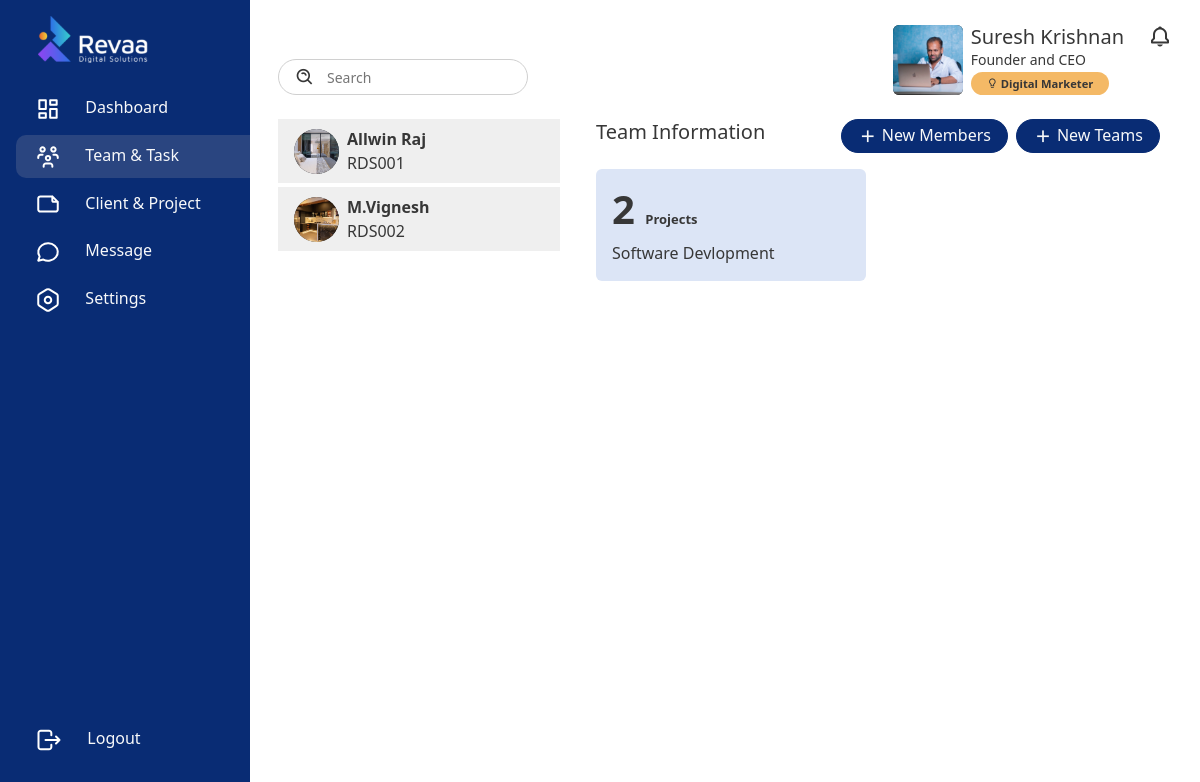
Page /teams/ (signed in) on the committed database.
### frontend/models.py (models this page shows, shortened)
class EmployeeDetail(models.Model):
    user = models.OneToOneField(User, on_delete=models.CASCADE)
    employee_id = models.CharField(max_length=10, unique=True, blank=True, null=True)
    name = models.CharField(max_length=255)
    mobile_number = models.CharField(max_length=15)
    address = models.TextField()
    date_of_birth = models.DateField()
    second_mobile_number = models.CharField(max_length=15, blank=True, null=True)
    aadhar_card_copy = models.FileField(upload_to='aadhar/', blank=True, null=True)
    pan_card_copy = models.FileField(upload_to='pan/', blank=True, null=True)
    college_mark_sheet = models.FileField(upload_to='college_marks/', blank=True, null=True)
    employee_photo = models.ImageField(upload_to='Profile', blank=True, null=True)
    twelfth_mark_sheet = models.FileField(upload_to='12th_marks/', blank=True, null=True)
    tenth_mark_sheet = models.FileField(upload_to='10th_marks/', blank=True, null=True)
    blood_group = models.CharField(max_length=5, blank=True, null=True)
    is_trainee = models.BooleanField(default=False)
    is_team_member = models.BooleanField(default=False)
    is_team_leader = models.BooleanField(default=False)
    is_manager = models.BooleanField(default=False)
    is_admin = models.BooleanField(default=False)
    is_admin_assistant = models.BooleanField(default=False)
    creative = models.BooleanField(default=False)
    digital_marketin = models.BooleanField(default=False)
    development = models.BooleanField(default=False)
    client_relationship = models.BooleanField(default=False)
    Graphic_designer = models.BooleanField(default=False)
    Video_Editing = models.BooleanField(default=False)
    Social_Media_Management = models.BooleanField(default=False)
    Content_Creation = models.BooleanField(default=False)
    Search_Engine_Optimization = models.BooleanField(default=False)
    Contant_Writing = models.BooleanField(default=False)
    Webside_Development = models.BooleanField(default=False)
    Software_Development = models.BooleanField(default=False)
    App_Development = models.BooleanField(default=False)
    Testing = models.BooleanField(default=False)
    Account_Manager = models.BooleanField(default=False)
    Admin = models.BooleanField(default=False)
    creaded_by =  models.CharField(max_length=255, blank=True, null=True)
    created_at = models.DateTimeField(blank=True, null=True)
    updated_by = models.CharField(max_length=255, blank=True, null=True)
    updated_at = models.DateTimeField(blank=True, null=True)

class Team(models.Model):
    name = models.CharField(max_length=255)
    team_logo = models.ImageField(upload_to='Team Logos/', blank=True, null=True)
    description = models.TextField()
    leader = models.ForeignKey(EmployeeDetail, on_delete=models.SET_NULL, null=True, related_name='leader_of')
    members = models.ManyToManyField(EmployeeDetail, related_name='teams')

### frontend/functions/teams.py (the view)
# urls.py: path('teams/', teams.teams, name='teams'),
@login_required(login_url='login')
def teams(request):
    all_teams = Team.objects.all()
    team_leader = EmployeeDetail.objects.filter(is_team_leader=True)
    teams_with_project_count = []
    for team in all_teams:
        project_count = Project.objects.filter(team=team).count()
        teams_with_project_count.append({
            'team': team,
            'project_count': project_count
        })
    context = {
        'teams_page': 'active',
        'team_leaders' : team_leader,
        'all_employees' : EmployeeDetail.objects.filter(user__is_superuser=False),
        'teams_with_project_count': teams_with_project_count,
    }
    return render(request, 'tmt-tool/teams.html', context)

### templates/tmt-tool/teams.html (shortened to what this page needs)
{% extends 'base.html' %}
{% load static %}
{% block container %}
<div class="d-flex">
    {% include 'includes/sidebar.html' %}
    <div class="content w-100">
        {% include 'includes/header.html' %}
        <div class="container mt-4">
            <div class="row">
                <div class="col-md-4">
                    <div style="height: 80vh; overflow-y: scroll;">
                        {% if all_employees %}
                        {% for employee in all_employees %}
                        <a href="{% url 'showemployee' epk=employee.pk %}" class="text-decoration-none">
                            <div class="profile-container message-active py-2 px-3 d-flex align-items-center mb-1">
                                <div class="bg-dark rounded-circle me-2" style="overflow: hidden;">
                                    {% if employee.employee_photo %}
                                    <img src="{{employee.employee_photo.url}}" alt="" width="45" height="45">
                                    {% else %}
                                    <img src="{% static 'images/Employee_avathar.png' %}" alt="" width="45" height="45">
                                    {% endif %}
                                </div>
                                <div class="profile-name">
                                    <p class="p-0 m-0 fw-bold">{{employee.name}}</p>
                                    <p class="p-0 m-0">{{employee.employee_id}}</p>
                                </div>
                            </div>
                        </a>
                        {% endfor %}
                        {% else %}
                        <div class="d-flex flex-column align-items-center justify-content-center h-100">
                            <img src="{% static 'images/noemployees.svg' %}" class="w-100" >
                            <h2 class="fw-bold cs-text-primary">Create Employees</h2>
                        </div>
                        {% endif %}
                    </div>
                </div>
                <div class="col-md-8">
                    <div class="container">
                        <div class="d-flex align-items-center justify-content-between mb-3">
                            <h5>Team Information</h5>
                            <div class="d-flex align-items-center">
                                <button type="button" class="btn btn-primary px-3 me-2 d-flex align-items-center justify-content-center"
                                    data-bs-toggle="modal" data-bs-target="#newemployeecreateform">
                                    <i class='bx bx-plus fs-5 pe-1 text-light'></i>
                                    <h6 class="m-0 p-0 text-light">New Members</h6>
                                </button>
                                <button type="button" class="btn btn-primary px-3 d-flex align-items-center justify-content-center"
                                    data-bs-toggle="modal" data-bs-target="#newteamscreate">
                                    <i class='bx bx-plus fs-5 pe-1 text-light'></i>
                                    <h6 class="m-0 p-0 text-light">New Teams</h6>
                                </button>
                            </div>
                        </div>
                        <div class="" style="overflow-y: auto; height: 73vh; overflow-x: hidden;">
                            <div class="" style="overflow-y: auto; height: 73vh; overflow-x: hidden;">
                                <div class="row">
                                    {% if teams_with_project_count %}
                                    {% for team_info in teams_with_project_count %}
                                    <div class="col-md-6 mb-3">
                                        <a href="{% url 'teams_details' pk=team_info.team.pk %}" class="text-decoration-none">
                                            <div class="card bg-secondary p-3">
                                                <div class="d-flex align-items-start justify-content-between">
                                                    <div>
                                                        <h1 class="fw-bold">{{ team_info.project_count }} <span style="font-size: small;" class="fw-semibold">Projects</span></h1>
                                                        <p class="m-0 p-0">{{ team_info.team.name }}</p>
                                                    </div>
                                                </div>
                                            </div>
                                        </a>
                                    </div>
                                    {% endfor %}
                                    {% else %}
                                    <div class="d-flex flex-column align-items-center justify-content-center w-100" style="height: 20rem;">
                                        <img src="{% static 'images/teams.png' %}" style=" height: 120%;" >
                                        <h2 class="fw-bold cs-text-primary">Create Teams</h2>
                                    </div>
                                    {% endif %}
                                </div>
                            </div>
                        </div>
                    </div>
                </div>
            </div>
        </div>
    </div>
</div>
{% endblock %}

### static/css/basic_style.css (style rules this page uses)
:root { --bs-blue: #092C74; --bs-active-blue: #2a4580; --bs-select-blue: #DCE5F6; --bs-purple: #6f42c1; --bs-pink: #d63384; --bs-red: #dc3545; --bs-orange: #E98331; --bs-yellow: #ffc107; --bs-green: #198754; --bs-teal: #20c997; --bs-cyan: #0dcaf0; --bs-black: #000; --bs-white: #fff; --bs-gray: #6c757d; --bs-gray-dark: #343a40; --bs-gray-100: #f8f9fa; --bs-gray-200: #e9ecef; --bs-gray-300: #dee2e6; --bs-gray-400: #ced4da; --bs-gray: #efefef; --bs-gray-500: #adb5bd; --bs-gray-600: #6c757d; --bs-gray-700: #495057; --bs-gray-800: #343a40; --bs-gray-900: #212529; --bs-primary: #092C74; --bs-secondary: #D3E2FF; --bs-success: #198754; --bs-info: #0dcaf0; --bs-warning: #F4B966; --bs-danger: #dc3545; --bs-light: #f8f9fa; --bs-dark: #212529; --bs-primary-rgb: 13, 110, 253; --bs-secondary-rgb: 108, 117, 125; --bs-success-rgb: 25, 135, 84; --bs-info-rgb: 13, 202, 240; --bs-warning-rgb: 255, 193, 7; --bs-danger-rgb: 220, 53, 69; --bs-light-rgb: 248, 249, 250; --bs-dark-rgb: 33, 37, 41; --bs-white-rgb: 255, 255, 255; --bs-black-rgb: 0, 0, 0; --bs-body-color-rgb: 33, 37, 41; --bs-body-bg-rgb: 255, 255, 255; --bs-font-sans-serif: system-ui, -apple-system, "Segoe UI", Roboto, "Helvetica Neue", "Noto Sans", "Liberation Sans", Arial, sans-serif, "Apple Color Emoji", "Segoe UI Emoji", "Segoe UI Symbol", "Noto Color Emoji"; --bs-font-monospace: SFMono-Regular, Menlo, Monaco, Consolas, "Liberation Mono", "Courier New", monospace; --bs-gradient: linear-gradient(180deg, rgba(255, 255, 255, 0.15), rgba(255, 255, 255, 0)); --bs-body-font-family: var(--bs-font-sans-serif); --bs-body-font-size: 1rem; --bs-body-font-weight: 400; --bs-body-line-height: 1.5; --bs-body-color: #212529; --bs-body-bg: #fff; --bs-border-width: 1px; --bs-border-style: solid; --bs-border-color: #dee2e6; --bs-border-color-translucent: rgba(0, 0, 0, 0.175); --bs-border-radius: 0.375rem; --bs-border-radius-sm: 0.25rem; --bs-border-radius-lg: 0.5rem; --bs-border-radius-xl: 1rem; --bs-border-radius-2xl: 2rem; --bs-border-radius-pill: 50rem; --bs-link-color: #092C74; --bs-link-hover-color: #0a58ca; --bs-code-color: #d63384; --bs-highlight-bg: #fff3cd }
* { color: #373737; transform: translate(.5s); }
.card { --bs-card-spacer-y: 1rem; --bs-card-spacer-x: 1rem; --bs-card-title-spacer-y: 0.5rem; --bs-card-border-width: none !important; --bs-card-border-color: none !important; --bs-card-border-radius: 0.375rem; --bs-card-box-shadow: ; --bs-card-inner-border-radius: calc(0.375rem - 1px); --bs-card-cap-padding-y: 0.5rem; --bs-card-cap-padding-x: 1rem; --bs-card-cap-bg: rgba(0, 0, 0, 0.03); --bs-card-cap-color: ; --bs-card-height: ; --bs-card-color: ; --bs-card-bg: #fff; --bs-card-img-overlay-padding: 1rem; --bs-card-group-margin: 0.75rem; position: relative; display: flex; flex-direction: column; min-width: 0; height: var(--bs-card-height); word-wrap: break-word; background-color: var(--bs-card-bg); background-clip: border-box; border: var(--bs-card-border-width) solid var(--bs-card-border-color); border-radius: var(--bs-card-border-radius); }
.btn { background-color: var(--bs-secondary) !important; border-radius: 50px !important; }
.bg-secondary { background-color: var(--bs-select-blue) !important; }
i, #currentMonthYear { cursor: pointer; }
.btn-primary { --bs-btn-color: #fff; background-color: var(--bs-primary) !important; --bs-btn-border-color: #092C74 !important; --bs-btn-hover-color: #fff; --bs-btn-hover-bg: #0b5ed7; --bs-btn-hover-border-color: #0a58ca; --bs-btn-focus-shadow-rgb: 49, 132, 253; --bs-btn-active-color: #fff; --bs-btn-active-bg: #0a58ca; --bs-btn-active-border-color: #0a53be; --bs-btn-active-shadow: inset 0 3px 5px rgba(0, 0, 0, 0.125); --bs-btn-disabled-color: #fff; --bs-btn-disabled-bg: #092C74 !important; --bs-btn-disabled-border-color: #092C74 !important }
.profile-container:hover, .message-active { background: #efefef ; }

### static/css/sidebar.css (style rules this page uses)
div.content { margin-left: 250px; padding: 1px 16px; }

### rows in the picture
EmployeeDetail: employee_photo (picture), name "Allwin Raj", employee_id "RDS001"
EmployeeDetail: employee_photo (picture), name "M.Vignesh", employee_id "RDS002"
Team: project_count "2", team.name "Software Devlopment"
